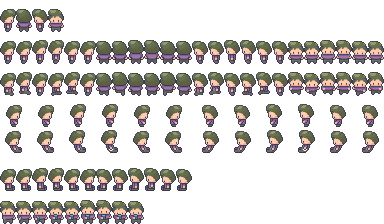
#> input picture assets/packs/civic_nightmare/characters/modern_office_16x16/Adam_16x16.png, 384 x 224 px; its folder holds 4 pictures in this run
$ python upscale_characters.py
#> lines starting #> are read from the running program, lines starting #| are printed output that depends on the picture
"""
Upscale 16x16-grid character spritesheets to 32x32-grid using nearest-neighbor.
Characters are 16x32 (1 tile wide, 2 tiles tall) -> become 32x64.
"""
from PIL import Image
import os

BASE = os.path.dirname(os.path.dirname(os.path.abspath(__file__)))
SRC = os.path.join(BASE, "assets", "packs", "civic_nightmare", "characters", "modern_office_16x16")
OUT = os.path.join(BASE, "assets", "characters")

os.makedirs(OUT, exist_ok=True)

# Characters and their animation sheets
CHARACTERS = ["Adam", "Alex", "Amelia", "Bob"]
SHEETS = [
    "{name}_16x16.png",          # walk
    "{name}_idle_anim_16x16.png", # idle anim
    "{name}_run_16x16.png",       # run
    "{name}_idle_16x16.png",      # idle static
]

for char in CHARACTERS:
    for pattern in SHEETS:
        filename = pattern.format(name=char)
        src_path = os.path.join(SRC, filename)
        if not os.path.exists(src_path):
            print(f"SKIP  {filename}: not found")
            continue
        img = Image.open(src_path)
#> img is the input picture: PIL image 384x224 RGBA; mean R, G, B, A 40.4, 36.3, 34.4, 76.5
        w, h = img.size
#> w = 384; h = 224
        up = img.resize((w * 2, h * 2), Image.NEAREST)
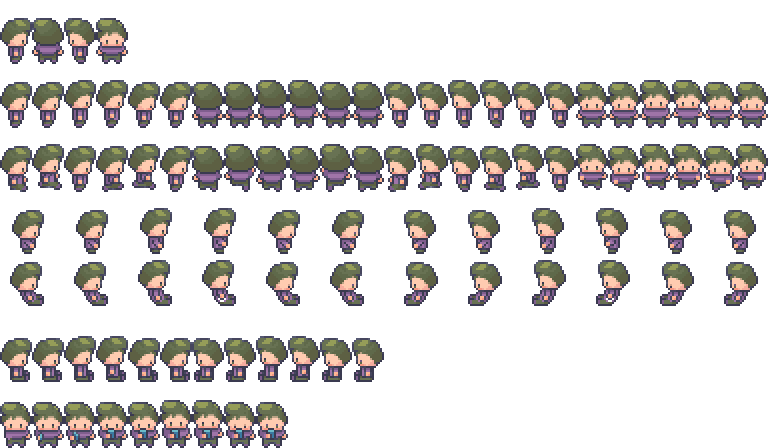
#> up: PIL image 768x448 RGBA; mean R, G, B, A 40.4, 36.3, 34.4, 76.5; transparent parts drawn white
        # Output name: e.g. Adam_walk_32.png, Adam_idle_anim_32.png
        out_name = filename.replace("_16x16", "_32")
        out_path = os.path.join(OUT, out_name)
        up.save(out_path)
        print(f"OK    {out_name}: {w}x{h} -> {w*2}x{h*2}")
#| OK    Adam_32.png: 384x224 -> 768x448

print("\nDone. Open the Godot editor to trigger reimport.")
